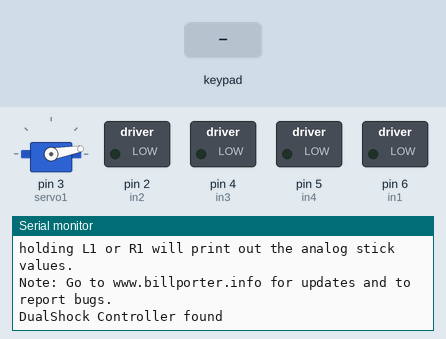
This sketch was run on a simulated Arduino Uno, built with avr-gcc and run on an emulated ATmega328P. Shown: servo, switched loads named in the sketch (green lamp = pin HIGH), the last lines printed to the serial monitor. The inputs (shaded band) are chosen by the test bench.

Above: at 1.5 s.
1.6 s: key 'U' pressed
At 2.4 s:
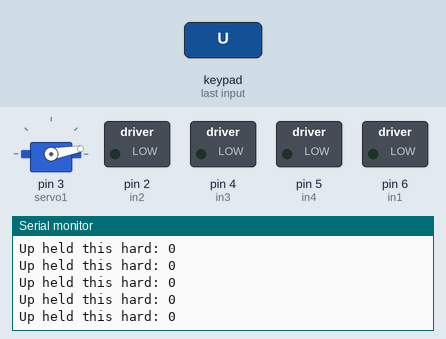
3.1 s: key 'D' pressed
At 4.3 s:
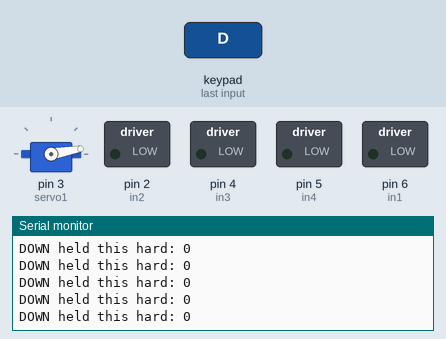
4.6 s: key 'L' pressed
At 5.6 s:
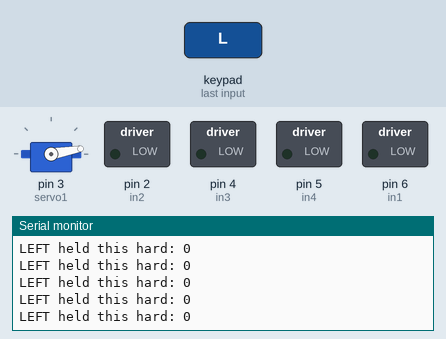

The sketch:

ArduinoWirelessPs2Controller.ino
```cpp
#include <PS2X_lib.h>
#include <Servo.h>
#define PS2_DAT        13
#define PS2_CMD        7
#define PS2_SEL        8
#define PS2_CLK        12
#define pressures   false
#define rumble      false
#define in1 6
#define in2 2
#define in3 4
#define in4 5
PS2X ps2x;
Servo servo1;

int pos1=10;
int error = 0;
byte type = 0;
byte vibrate = 0;
int temp1;
int temp2;
int temp3;
int temp4;
int temp33;
int temp44;

void setup(){
pinMode(6,OUTPUT);
pinMode(2,OUTPUT);
pinMode(4,OUTPUT);
pinMode(5,OUTPUT);
servo1.attach(3);
servo1.write(10);
ps2x.config_gamepad(PS2_CLK, PS2_CMD, PS2_SEL, PS2_DAT, pressures, rumble);
  Serial.begin(57600);

  delay(300);
  error = ps2x.config_gamepad(PS2_CLK, PS2_CMD, PS2_SEL, PS2_DAT, pressures, rumble);

  if(error == 0){
    Serial.print("Found Controller, configured successful ");
    Serial.print("pressures = ");
  if (pressures)
    Serial.println("true ");
  else
    Serial.println("false");
  Serial.print("rumble = ");
  if (rumble)
    Serial.println("true)");
  else
    Serial.println("false");
    Serial.println("Try out all the buttons, X will vibrate the controller, faster as you press harder;");
    Serial.println("holding L1 or R1 will print out the analog stick values.");
    Serial.println("Note: Go to www.billporter.info for updates and to report bugs.");
  }
  else if(error == 1)
    Serial.println("No controller found, check wiring, see readme.txt to enable debug. visit www.billporter.info for troubleshooting tips");

  else if(error == 2)
    Serial.println("Controller found but not accepting commands. see readme.txt to enable debug. Visit www.billporter.info for troubleshooting tips");

  else if(error == 3)
    Serial.println("Controller refusing to enter Pressures mode, may not support it. ");

//  Serial.print(ps2x.Analog(1), HEX);

  type = ps2x.readType();
  switch(type) {
    case 0:
      Serial.print("Unknown Controller type found ");
      break;
    case 1:
      Serial.print("DualShock Controller found ");
      break;
    case 2:
      Serial.print("GuitarHero Controller found ");
      break;
  case 3:
      Serial.print("Wireless Sony DualShock Controller found ");
      break;
   }
}

 void loop() {
  if(error == 1) //skip loop if no controller found
    return;

  if(type == 2){ //Guitar Hero Controller
    ps2x.read_gamepad();          //read controller


  }
  else { //DualShock Controller
    ps2x.read_gamepad(false, vibrate); //read controller and set large motor to spin at 'vibrate' speed

    if(ps2x.Button(PSB_START))         //will be TRUE as long as button is pressed
      Serial.println("Start is being held");
    if(ps2x.Button(PSB_SELECT))
      Serial.println("Select is being held");

    if(ps2x.Button(PSB_PAD_UP)) {      //will be TRUE as long as button is pressed
      Serial.print("Up held this hard: ");
      Serial.println(ps2x.Analog(PSAB_PAD_UP), DEC);
    }
    if(ps2x.Button(PSB_PAD_RIGHT)){
      Serial.print("Right held this hard: ");
      Serial.println(ps2x.Analog(PSAB_PAD_RIGHT), DEC);
    }
    if(ps2x.Button(PSB_PAD_LEFT)){
      Serial.print("LEFT held this hard: ");
      Serial.println(ps2x.Analog(PSAB_PAD_LEFT), DEC);
    }
    if(ps2x.Button(PSB_PAD_DOWN)){
      Serial.print("DOWN held this hard: ");
      Serial.println(ps2x.Analog(PSAB_PAD_DOWN), DEC);
    }
      if(ps2x.Button(PSB_L3))
        Serial.println("L3 pressed");
      if(ps2x.Button(PSB_R3))
        Serial.println("R3 pressed");
      if(ps2x.Button(PSB_L2))
        Serial.println("L2 pressed");
      if(ps2x.Button(PSB_R2))
        Serial.println("R2 pressed");
      if(ps2x.Button(PSB_TRIANGLE))
        Serial.println("Triangle pressed");


    if(ps2x.Button(PSB_CIRCLE))               //will be TRUE if button was JUST pressed
      Serial.println("Circle just pressed");
    if(ps2x.Button(PSB_CROSS))               //will be TRUE if button was JUST pressed OR released
      Serial.println("X just changed");
    if(ps2x.Button(PSB_SQUARE))              //will be TRUE if button was JUST released
      Serial.println("Square just released");

    if(ps2x.Button(PSB_L1) || ps2x.Button(PSB_R1)) { //print stick values if either is TRUE
      Serial.print("Stick Values:");
      Serial.print(ps2x.Analog(PSS_LY), DEC); //Left stick, Y axis. Other options: LX, RY, RX
      Serial.print(",");
      Serial.print(ps2x.Analog(PSS_LX), DEC);
      Serial.print(",");
      Serial.print(ps2x.Analog(PSS_RY), DEC);
      Serial.print(",");
      Serial.println(ps2x.Analog(PSS_RX), DEC);
    }
  }
  delay(50);
  temp1 = 0 ;
  temp2 = 0 ;
  temp3 = 0 ;
  temp4 = 0 ;
  if(error == 1){
    return;
  }
    ps2x.read_gamepad(false, vibrate); //read controller and set large motor to spin at 'vibrate' speed
  if(ps2x.Button(PSB_R2)) {
    delay(80);
    if(ps2x.Button(PSB_R2)){
  pos1+=30 ;
        servo1.write(pos1);
        delay(600);
        servo1.write(10);
        delay(600);
    }
}

    if(ps2x.Button(PSB_CROSS)==HIGH)
{
  if(ps2x.Analog(PSS_LY) > 128)
      {
temp1= (ps2x.Analog(PSS_LY)-128) * 2 ;
      }
  else if (ps2x.Analog(PSS_LY) < 128)
      {

temp2 = abs(ps2x.Analog(PSS_LY)- 128) * 2 ;
        if (temp2 > 255 )
        temp2 = 255;

      }
      else
      {
       temp2 = 0;

      }
  if(ps2x.Analog(PSS_RX) > 128)
      {

 temp3= (ps2x.Analog(PSS_RX)-128 ) * 2 ;

      }
  else if (ps2x.Analog(PSS_RX) < 128)
      {

       temp4 = abs(ps2x.Analog(PSS_RX) -128 ) * 2 ;
        if (temp4 > 255 )
        temp4 = 255;

      }
      else
      {
       temp4 = 0;

      }

 }
 else
 {
  if(ps2x.Analog(PSS_LY) > 128)
      {
temp1= (ps2x.Analog(PSS_LY)-128)  ;
      }
  else if (ps2x.Analog(PSS_LY) < 128)
      {

temp2 = abs(ps2x.Analog(PSS_LY)- 128)  ;
        if (temp2 > 255 )
        temp2 = 255;

      }
      else
      {
       temp2 = 0;

      }
  if(ps2x.Analog(PSS_RX) > 128)
      {

 temp3= (ps2x.Analog(PSS_RX)-128 )  ;

      }
  else if (ps2x.Analog(PSS_RX) < 128)
      {

       temp4 = abs(ps2x.Analog(PSS_RX) -128 ) ;
        if (temp4 > 255 )
        temp4 = 255;

      }
      else
      {
       temp4 = 0;

      }
 }

if( (temp2 > 0) && temp3 == 0 && temp4 == 0 )
  {
       digitalWrite(in1,temp2);
       digitalWrite(in2,0);
       digitalWrite(in3,temp2);
       digitalWrite(in4,0);
  }
else
 {
      if( (temp1 > 0) && temp3 == 0 && temp4 == 0 )
        {
             digitalWrite(in1,0);
             digitalWrite(in2,temp1);
             digitalWrite(in3,0);
             digitalWrite(in4,temp1);
        }
      else
        {
             if ( (temp2 > 0) && temp4 > 0 )
                {
                    temp44 = ( temp2 - temp4 );
                    if (temp44 <0 )
                       {
                         temp44 = 0;
                       }
                    digitalWrite(in1,temp44 );
                    digitalWrite(in2,0);
                    digitalWrite(in3,temp2);
                    digitalWrite(in4,0);
                }
               else
               {
                 if ( (temp2 > 0) && temp3 >  0 )
                   {
                          temp33 = ( temp2 - temp3 );
                          if (temp33 <0 )
                             {
                               temp33 = 0;
                             }
                          digitalWrite(in1,temp2 );
                          digitalWrite(in2,0);
                          digitalWrite(in3,temp33);
                          digitalWrite(in4,0);
                   }
                   else
                   {
                           if ( (temp1 > 0) && temp4 > 0 )
                {
                    temp44 = ( temp1 - temp4 );
                    if (temp44 <0 )
                       {
                         temp44 = 0;
                       }
                    digitalWrite(in1,0 );
                    digitalWrite(in2,temp44);
                    digitalWrite(in3,0);
                    digitalWrite(in4,temp1);
                }
               else
               {
                 if ( (temp1 > 0) && temp3 >  0 )
                   {
                          temp33 = ( temp1 - temp3 );
                          if (temp33 <0 )
                             {
                               temp33 = 0;
                             }
                          digitalWrite(in1,0 );
                          digitalWrite(in2,temp33);
                          digitalWrite(in3,0);
                          digitalWrite(in4,temp1);
                   }

                 }

         }
 }

}


 }

  }
```

Measured:
- after the input at 1.6 s, the serial monitor: prints a new line at once (image 1)
- after the input at 3.1 s, the serial monitor: prints a new line at once (image 2)
- after the input at 4.6 s, the serial monitor: prints a new line at once (image 3)
